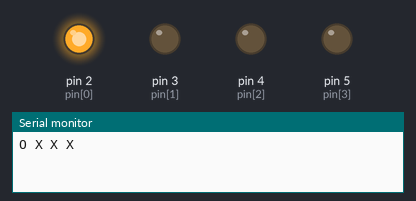
Simulated run of this sketch. Board: Arduino Uno, built with avr-gcc and run on an emulated ATmega328P. Shown: output pins drawn as LEDs (lit = HIGH), the last lines printed to the serial monitor.

Above: at 0.5 s.
At 1.5 s:
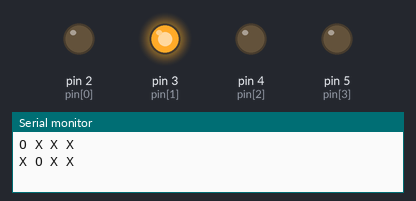
At 2.5 s:
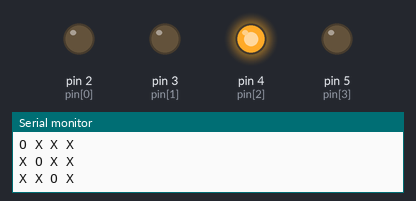
At 3.5 s:
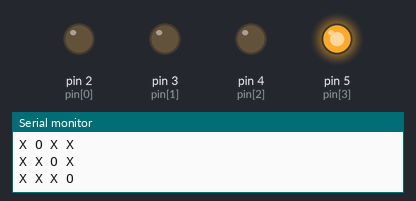
Timing chart, 0 to 5.2 s (numbered marks = the images above):
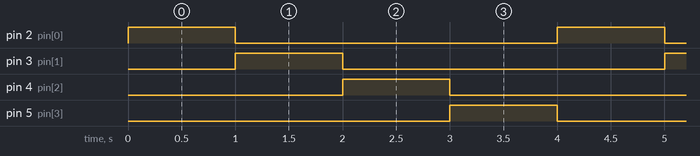

Measured:
- by itself, pin 2 (pin[0]), pin 3 (pin[1]), pin 4 (pin[2]), pin 5 (pin[3]): alternates HIGH for 1.0 s and LOW for 3.0 s
- by itself, everything shown: repeats every 4.0 s, in 4 steps

The sketch:

LAB3_2_201824552.ino
```cpp
int pin[]={2, 3, 4, 5};
int state=0;

void setup() {
  Serial.begin(9600);
  for(int i=0; i<4; i++){
    pinMode(pin[i], OUTPUT);
    digitalWrite(pin[i], LOW);
  }

}

void loop() {
  for(int i=0; i<4; i++){
    if(i==state){
      Serial.print("O ");
      digitalWrite(pin[i], HIGH);
    }
    else{
      Serial.print("X ");
      digitalWrite(pin[i], LOW);
    }
  }
  Serial.println();
  state = (state+1)%4;
  delay(1000);

}
```
